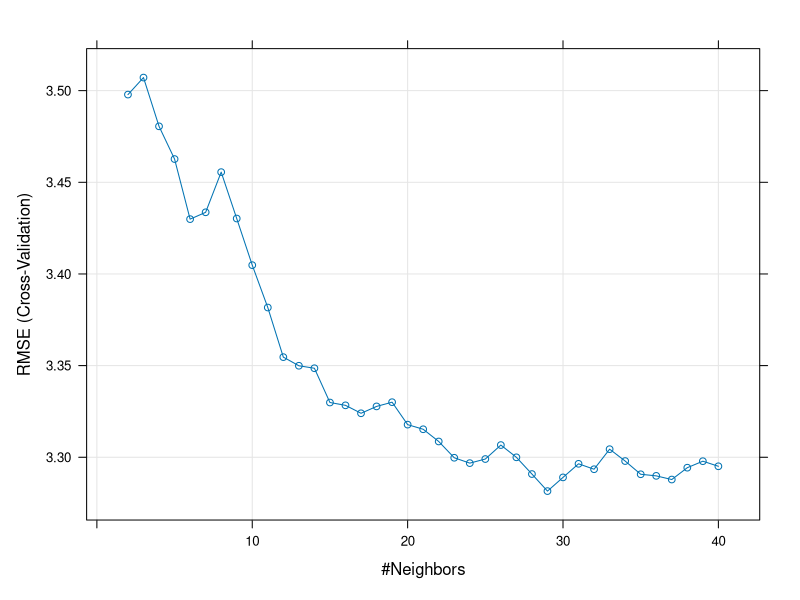

The R script that drew this image: (Note: this script raises an error after producing the figure.)
## ---- chunk 1
library(tidyverse)
library(caret)
library(mgcv)

season_draft_data <- read_csv("../Data/seasonToDraftOrderData0809to1819.csv")

## ---- chunk 2
set.seed(2020)

train_i <- createDataPartition(y = season_draft_data$PickOrder,
                               p = 0.9, list = FALSE) %>%
  as.numeric()

train_pickorder_data <- season_draft_data[train_i,]
test_pickorder_data <- season_draft_data[-train_i,]

## ---- chunk 3
set.seed(2000)
init_linear_pickorder_train <-
  train(PickOrder ~ PTSperc,
        data = season_draft_data, method = "lm", #can use lots of methods!
        trControl = trainControl("cv", number = 10),
        preProcess = c("center", "scale"))

init_linear_pickorder_train$results
## ---- chunk 4
set.seed(2002)
tune_knn_pickorder_train <-
  train(PickOrder ~ PTSperc,
        data = season_draft_data, method = "knn", #can use lots of methods!
        trControl = trainControl("cv", number = 10),
        preProcess = c("center", "scale"),
        tuneGrid = expand.grid(k = 2:40)) #pick manually, but can't use tibble
#expand.grid is really useful and powerful, creates all combos

plot(tune_knn_pickorder_train)
## ---- chunk 5
tune_knn_pickorder_train$bestTune
## ---- chunk 6
tune_knn_pickorder_train$results[28,]
## ---- chunk 7
set.seed(2008)
init_gam_pickorder_train <-
  train(PickOrder ~ PTSperc,
        data = season_draft_data, method = "gam", #can use lots of methods!
        trControl = trainControl("cv", number = 10),
        preProcess = c("center", "scale"),
        tuneGrid = data.frame(method = "GCV.Cp", select = FALSE))
init_gam_pickorder_train$results
## ---- chunk 8
xgb_tune_grid <- 
  expand.grid(nrounds = seq(from = 20, to = 200, by = 20),
              eta = c(0.025, 0.05, 0.1, 0.3, 0.6),
              max_depth = c(1:4),
              gamma = 0, colsample_bytree = 1, #leave all vars
              min_child_weight = 1, #same as node size
              subsample = 1) #let all data be included

xgb_tune_control <- trainControl(method = "cv", number = 10,
                                 verboseIter = FALSE)

set.seed(2001)
init_xgb_tune_pickorder_train <- 
  train(x = dplyr::select(season_draft_data, PTSperc),
                  y = season_draft_data$PickOrder,
                  trControl = xgb_tune_control,
                  tuneGrid = xgb_tune_grid,
                  method = "xgbTree",
                  verbose = TRUE)
## ---- chunk 9
init_xgb_tune_pickorder_train$bestTune
## ---- chunk 10
init_xgb_tune_pickorder_train$results[162,]
## ---- chunk 11
pickorder_linear_test_preds <- predict(init_linear_pickorder_train, test_pickorder_data)
RMSE(pickorder_linear_test_preds, test_pickorder_data$PickOrder)

## ---- chunk 12
pickorder_knn_test_preds <- predict(tune_knn_pickorder_train, test_pickorder_data)
RMSE(pickorder_knn_test_preds, test_pickorder_data$PickOrder)
## ---- chunk 13
pickorder_gam_test_preds <- predict(init_gam_pickorder_train, test_pickorder_data)
RMSE(pickorder_gam_test_preds, test_pickorder_data$PickOrder)
## ---- chunk 14
pickorder_xgb_test_preds <- predict(init_xgb_tune_pickorder_train, test_pickorder_data)
RMSE(pickorder_xgb_test_preds, test_pickorder_data$PickOrder)
## ---- chunk 15
pickorder_rmse <- as_tibble(NULL)

pickorder_rmse <- bind_rows( c(model = "Linear", 
                              RMSE = RMSE(pickorder_linear_test_preds,
                                          test_pickorder_data$PickOrder)),
                            c(model = "K Nearest Neighbors", 
                              RMSE = RMSE(pickorder_knn_test_preds,
                                     test_pickorder_data$PickOrder)),
                            c(model = "GAM", 
                              RMSE = RMSE(pickorder_gam_test_preds,
                                          test_pickorder_data$PickOrder)),
                            c(model = "Gradient Boosted", 
                              RMSE = RMSE(pickorder_xgb_test_preds,
                                          test_pickorder_data$PickOrder)))

pickorder_rmse_chart <- pickorder_rmse %>%
  mutate(RMSE = as.numeric(RMSE)) %>%
  ggplot(aes(x = model, y = RMSE)) +
  geom_point() + 
  coord_flip() +
  labs(y = "RMSE", x = "Model Type", 
       title = "Holdout error rate among tuned models") +
  theme_bw()
pickorder_rmse_chart
